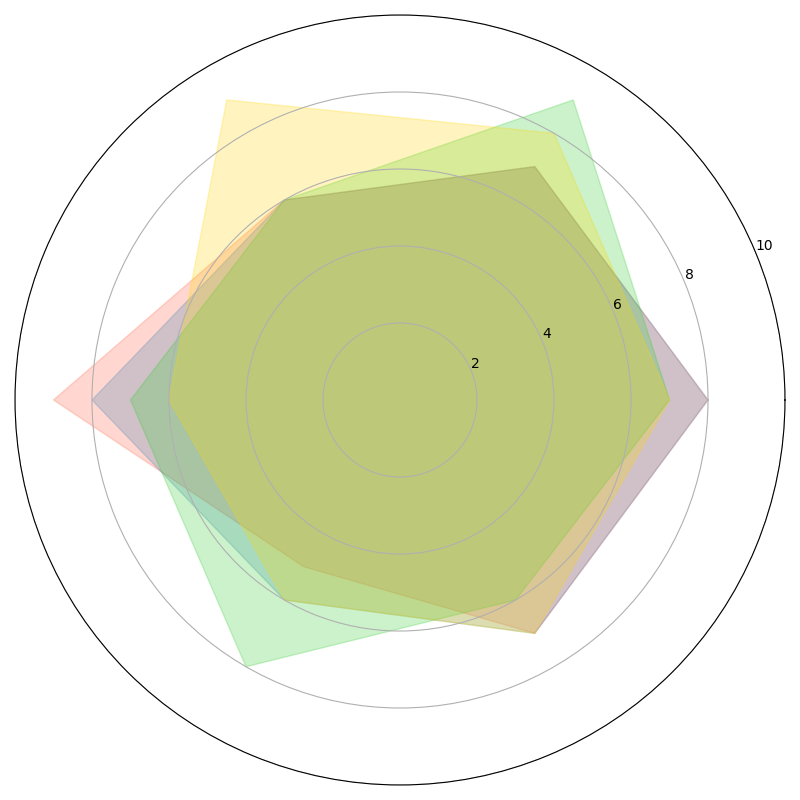

This chart was generated by the following Python code:
import matplotlib.pyplot as plt
import numpy as np

# Original team data is modified according to the task description
team_data = {
    'Alpha Squad': [8, 7, 6, 9, 5, 7],    # Swapped a couple of values
    'Bravo Brigade': [8, 7, 6, 8, 6, 7],  # Reordered the values
    'Charlie Crew': [7, 9, 6, 7, 8, 6],   # Altered placement
    'Delta Division': [7, 8, 9, 6, 6, 7]  # Repositioned to create variation
}

num_vars = 6
angles = np.linspace(0, 2 * np.pi, num_vars, endpoint=False).tolist()
angles += angles[:1]

fig, ax = plt.subplots(figsize=(8, 8), subplot_kw=dict(polar=True))

# Pre-defined set of colors to replace the original ones
colors = ['#FF6347', '#4682B4', '#32CD32', '#FFD700']

for idx, values in enumerate(team_data.values()):
    values += values[:1]
    ax.fill(angles, values, color=colors[idx], alpha=0.25)

ax.set_ylim(0, 10)
ax.set_xticks([])

plt.tight_layout()
plt.show()
